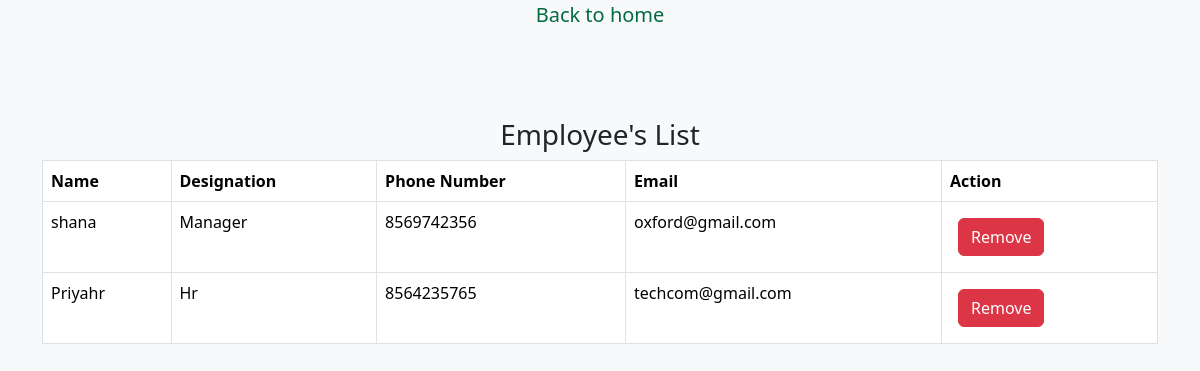
/admin_app/view_dashboard, run on the app's committed database.
### company_app/models.py (models this page shows)
class Employee(models.Model):
    name=models.CharField(max_length=200)
    Phone_Number=models.IntegerField()
    Address=models.CharField(max_length=250)
    Designation=models.CharField(max_length=250)
    Profile_Image=models.FileField(upload_to="company",null=True,blank=True)
    user=models.ForeignKey(User,on_delete=models.CASCADE,null=True,blank=True)

### admin_app/views.py (the view)
# urls.py: path('view_dashboard',views.view_dashboard,name="view_dashboard"),
def view_dashboard(request):
    company=Employee.objects.all().order_by("-id")
    return render(request,"admin/dashboard.html",{"company":company})

### templates/admin/dashboard.html (shortened to what this page needs)
<!DOCTYPE html>
<html lang="en">
<head>
    <link href="https://cdn.jsdelivr.net/npm/bootstrap@5.3.2/dist/css/bootstrap.min.css" rel="stylesheet">
</head>
<body>
 <p class="text-center"><a href="{%url 'home' %}" style="text-decoration: none; font-size: 20px; color: rgb(4, 107, 64);">Back to home</a></p><br>
 <section id="managers-list" class="managers-list">
  <div class="container" data-aos="fade-up">
      <div class="section-header mt-5">
          <h3 class="mt-5 text-center">Employee's List</h3>
      </div>
      <div class="row gx-lg-0 gy-4">
          <div class="col-lg-12">
              <table class="table table-bordered managers-table">
                  <thead>
                      <tr>
                          <th>Name</th>
                          <th>Designation</th>
                          <th>Phone Number</th>
                          <th>Email</th>
                          <th>Action</th>
                      </tr>
                  </thead>
                  <tbody>
                      {% for c in company %}
                      <tr>
                          <td>{{ c.user.first_name }}</td>
                          <td>{{ c.Designation }}</td>
                          <td>{{ c.Phone_Number }}</td>
                          <td>{{ c.user.email }}</td>
                          <td>
                              <a href="{% url 'remove' c.user.id %}"
                                  class="btn btn-danger m-2"
                                  onclick="return confirm('Confirm removing this manager?')">Remove</a>
                          </td>
                      </tr>
                      {% endfor %}
                  </tbody>
              </table>
          </div>
      </div>
  </div>
</section>
</body>
</html>

### templates/admin/dashboard.html (style rules this page uses)
body { background-color: #f8f9fa; }

### data on the page
Employee: user.first_name "shana", Designation "Manager", Phone_Number "8569742356", user.email "oxford@gmail.com"
Employee: user.first_name "Priyahr", Designation "Hr", Phone_Number "8564235765", user.email "techcom@gmail.com"
